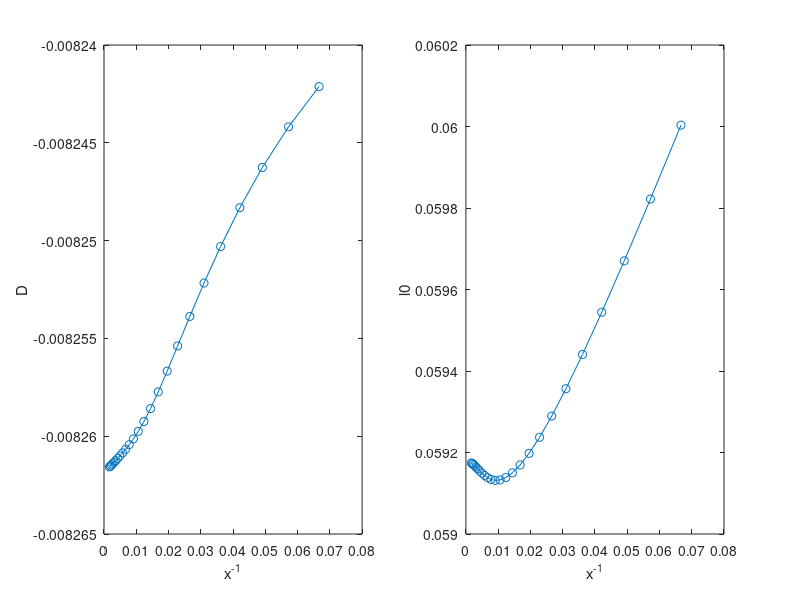

Write MATLAB code to recreate this figure.
clear 
load xend_march
% The code that created the data in xend_march is commented out below.

%{
l0_est=[];
D_est=[];
n_used=[];
   
n = 400;
t = round(n/2);

xmax = 15;
x = tan((0:n-1)*atan((xmax)^(1/3))/(n-1)).^3;
z = tan((0.5:1:n-1.5)*atan((xmax)^(1/3))/(n-1)).^3;
scale = x(n)/x(n-1);
    
n_increase = round(0.015*n);
s = 0.138673;
u = 4 - 6*s;
l0 = [];
x_val=[];
D=[];
    


while x(n) < 10
    x(n+1) = x(n) * scale;
    z(n) = z(n-1) * scale;
    n = n+1;

end
xmax = x(n);

upper_lim = 600;
while xmax < upper_lim
    if x(n) * scale^(n_increase) <1950
        lambda = 0.0584:0.0004:0.0588;
    else
        %lambda = 0.056:0.0004:0.0588;
    end
    scaled_K_of_c_march
    K = 3*sqrt(2*pi)*KI;
    p1 = polyfit(K(end-1:end).^u,lambda(end-1:end),1);
    l0(end+1) = p1(2);
    D(end+1) = p1(1);
    x_val(end+1) = xmax;

    if x(n) * scale^(n_increase) < upper_lim
        for k = 1:n_increase
            x(n+k) = x(n) * scale^(k);
            z(n+k-1) = z(n-1) * scale^(k);
        end

        n = n+n_increase;
        xmax = x(n);
    
    else
        break
    end
end

%}

hold on
subplot(1,2,1)
plot(x_val.^(-1),D,'o-')
xlabel('x^{-1}')
ylabel('D')

hold on
subplot(1,2,2)
plot(x_val.^(-1),l0,'o-')
xlabel('x^{-1}')
ylabel('l0')
%axis([0,0.0016,0.05908,0.05918])
%}